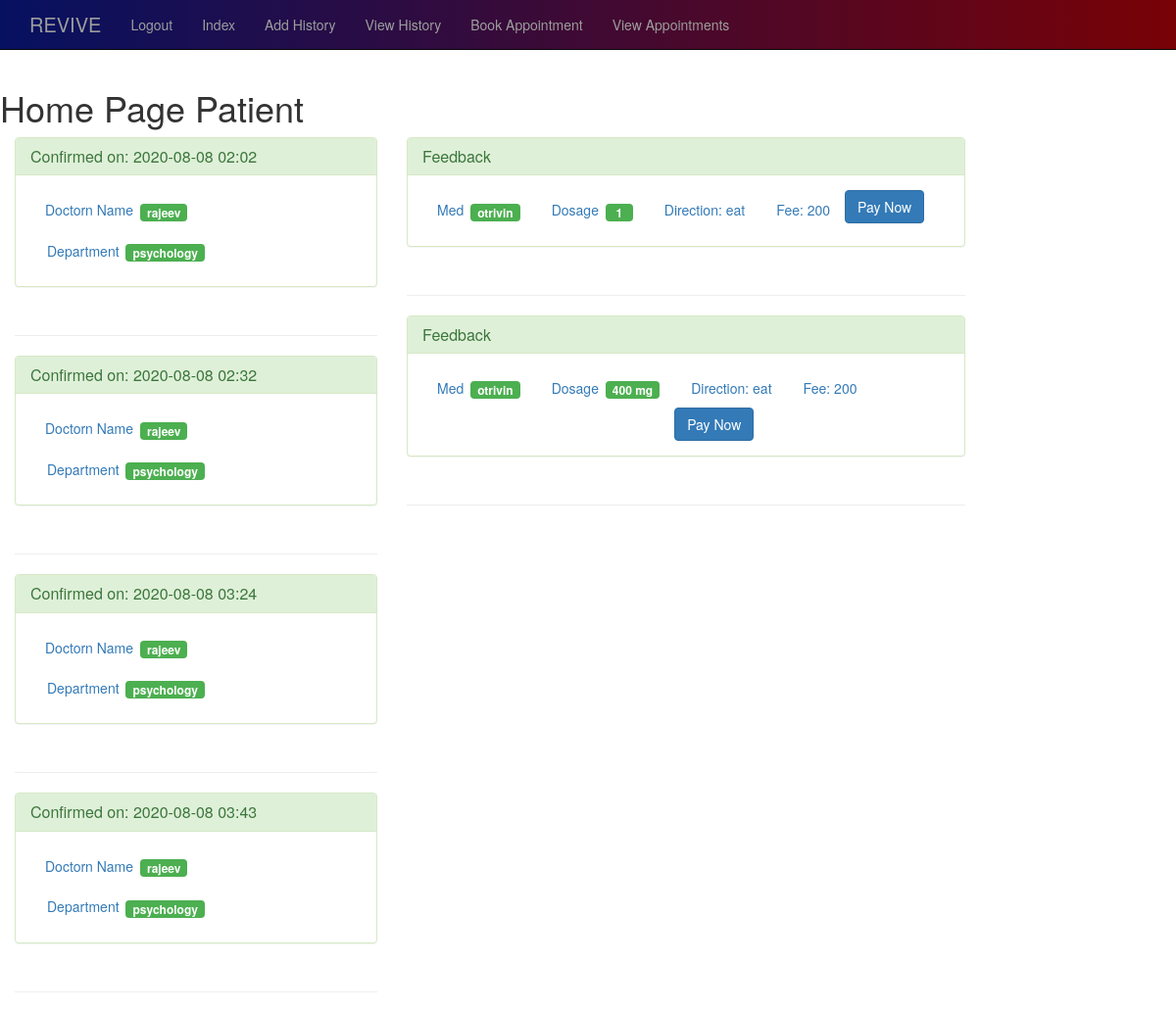
Page /pindex (signed in) on the committed database.
### app.py (models this page shows)
class Appointment(db.Model):
    id = db.Column(db.Integer, primary_key=True)
    doc_name = db.Column(db.String(50))
    patient_name = db.Column(db.String(50))
    desc = db.Column(db.String(50))
    symptoms = db.Column(db.String(75))
    dept = db.Column(db.String(15))
    date = db.Column(db.Integer)
    time = db.Column(db.Integer)
    status = db.Column(db.String(15), default='Pending')
    created_by_patient = db.Column(db.Integer, db.ForeignKey('patient.id'))
    created_by_doc = db.Column(db.Integer, db.ForeignKey('doctor.id'))

class Prescription(db.Model):
    id = db.Column(db.Integer, primary_key=True)
    patient_name = db.Column(db.String(50))
    doc_name = db.Column(db.String(50))
    med = db.Column(db.String(50))
    dosage = db.Column(db.Integer)
    fee = db.Column(db.Integer)
    direction=db.Column(db.String(100))
    created_by_patient = db.Column(db.Integer, db.ForeignKey('patient.id'))
    created_by_doc = db.Column(db.Integer, db.ForeignKey('doctor.id'))

### app.py (the view)
@app.route('/pindex',methods=['GET','POST'])
def pindex():
    if request.method == 'GET':
        patient_id=session['patient']
        confirmed_app = Appointment.query.filter_by(created_by_patient=patient_id,status='Confirmed').all()
        presc= Prescription.query.filter_by(created_by_patient=patient_id).all()
    return render_template('pindex.html',confirmed_app=confirmed_app,presc=presc)

### templates/pindex.html (shortened to what this page needs)
{% extends 'pbase.html' %}
{% block body %}
<div id="info">
  <h1>Home Page Patient</h1>
<div class="container theme-showcase col-sm-4 "  class="row">
{%for x in confirmed_app%}
<div class="panel panel-success">
  <div class="panel-heading">
    <h3 class="panel-title">Confirmed on: {{x.date}} {{x.time}}</h3>
  </div>
  <div class="panel-body">
    <ul class="nav nav-pills">
      <li><a>Doctorn Name <span class="badge" style="background-color: #4caf50; min-width: 28px;border-radius: 4px;">{{x.doc_name}}</span></a></li>
      <li><a>Department <span class="badge"style="background-color: #4caf50; min-width: 28px;border-radius: 4px;">{{x.dept}}</span></a></li>
    </ul>
  </div>
</div>
<div class="page-header"></div>
{%endfor%}
</div>
<div class="container theme-showcase col-sm-6 " class="row" >
  {%for x in presc%}
  <div class="panel panel-success">
    <div class="panel-heading">
      <h3 class="panel-title">Feedback</h3>
    </div>
    <div class="panel-body">
      <ul class="nav nav-pills">
        <li><a>Med <span class="badge" style="background-color: #4caf50; min-width: 28px;border-radius: 4px;">{{x.med}}</span></a></li>
        <li><a>Dosage <span class="badge"style="background-color: #4caf50; min-width: 28px;border-radius: 4px;">{{x.dosage}}</span></a></li>
        <li><a>Direction: {{x.direction}}</a></li>
        <li><a>Fee: {{x.fee}}</a></li>
        <a class="btn btn-primary" href="https://paytm.com/" role="button">Pay Now</a>
      </ul>
    </div>
  </div>
  <div class="page-header"></div>
  {%endfor%}
  </div>
  </div>
{% endblock %}

### static/theme.css (style rules this page uses)
#info { padding-top: 70px; padding-bottom: 30px; }

### rows in the picture
Appointment: date "2020-08-08", time "02:02", doc_name "rajeev", dept "psychology"
Appointment: date "2020-08-08", time "02:32", doc_name "rajeev", dept "psychology"
Appointment: date "2020-08-08", time "03:24", doc_name "rajeev", dept "psychology"
Appointment: date "2020-08-08", time "03:43", doc_name "rajeev", dept "psychology"
Prescription: med "otrivin", dosage "1", direction "eat", fee "200"
Prescription: med "otrivin", dosage "400 mg", direction "eat", fee "200"
